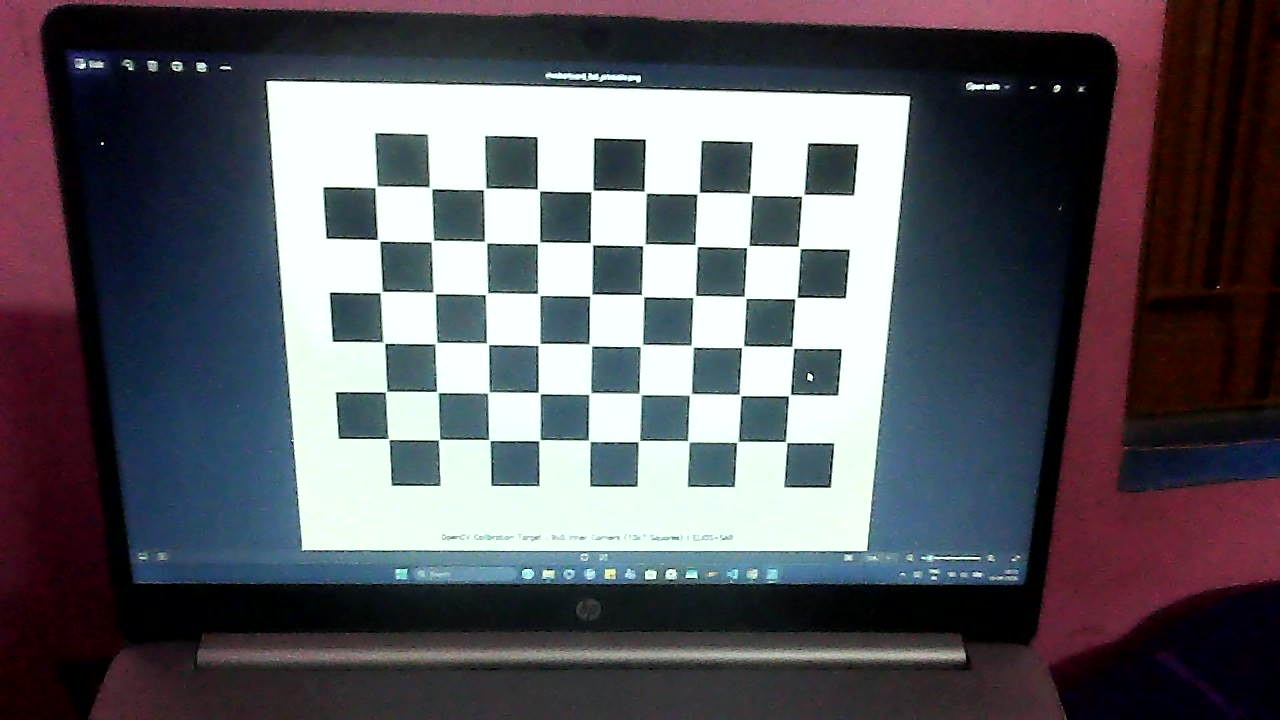
#> input picture Apriltag/calibration/calibration_images/image_00.jpg, 1280 x 720 px; its folder holds 4 pictures in this run
$ python calibrate_camera.py
#> lines starting #> are read from the running program, lines starting #| are printed output that depends on the picture
import os
import glob
import cv2
import numpy as np

# -----------------------------------------
# Configuration
# -----------------------------------------
CHECKERBOARD = (9, 6)
SQUARE_SIZE_METERS = 0.025  # 25 mm per square (for metric scale reference)

BASE_DIR = os.path.expanduser("~/Desktop/elios-apriltag")
IMAGE_DIR = os.path.join(BASE_DIR, "calibration/calibration_images")
OUTPUT_FILE = os.path.join(BASE_DIR, "calibration/camera_calibration.npz")

def main():
    print("=" * 60)
    print("ELIOS-SAR Camera Calibration")
    print("=" * 60)

    # Prepare checkerboard 3D world coordinates
    objp = np.zeros((CHECKERBOARD[0] * CHECKERBOARD[1], 3), np.float32)
    objp[:, :2] = np.mgrid[0:CHECKERBOARD[0], 0:CHECKERBOARD[1]].T.reshape(-1, 2)
    objp = objp * SQUARE_SIZE_METERS

    object_points = []
    image_points = []

    images = sorted(glob.glob(os.path.join(IMAGE_DIR, "*.jpg")))

    if len(images) == 0:
        print(f"ERROR: No calibration images found in {IMAGE_DIR}")
        print("Run 'python calibration/capture_calibration.py' to capture 20-30 images first.")
        return False

    print(f"Found {len(images)} images in {IMAGE_DIR}. Detecting corners...")

    image_size = None
    success_count = 0

    for i, filename in enumerate(images):
        image = cv2.imread(filename)
#> image is the input picture: shape (720, 1280, 3); mean B, G, R 96.2, 89.4, 91.2
        if image is None:
            print(f"[{i+1}/{len(images)}] Failed to load: {os.path.basename(filename)}")
            continue

        gray = cv2.cvtColor(image, cv2.COLOR_BGR2GRAY)
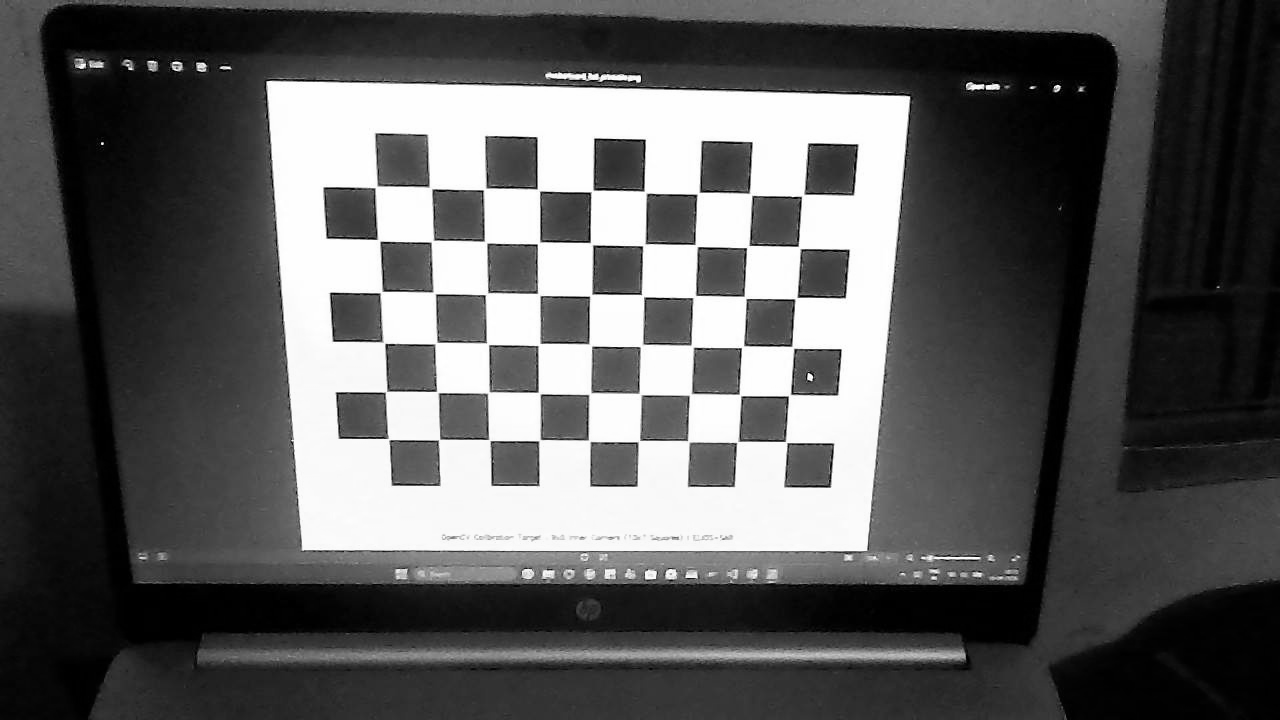
#> gray: shape (720, 1280); min 0, max 255, mean 90.7
        image_size = gray.shape[::-1]
#> image_size = (1280, 720)

        found, corners = cv2.findChessboardCorners(
            gray,
            CHECKERBOARD,
            cv2.CALIB_CB_ADAPTIVE_THRESH + cv2.CALIB_CB_NORMALIZE_IMAGE
        )
#> found = True; corners = 54 rows, first 8: [786.3, 442.3], [736.6, 442.6], [688.4, 441.5], [637.6, 442], [590.3, 441.6], [538.7, 440.9], [490.3, 440.7], [439.1, 439.5]

        if found:
            object_points.append(objp)
            refined = cv2.cornerSubPix(
                gray,
                corners,
                (11, 11),
                (-1, -1),
                (cv2.TERM_CRITERIA_EPS + cv2.TERM_CRITERIA_MAX_ITER, 30, 0.001)
            )
#> refined = 54 rows, first 8: [786.2, 441.9], [737.4, 441.8], [688.3, 441.2], [638.7, 441.2], [589, 440.6], [539.4, 440.4], [489.4, 440.1], [439, 439.6]
            image_points.append(refined)
            success_count += 1
            print(f"[{i+1}/{len(images)}] OK: {os.path.basename(filename)}")
        else:
            print(f"[{i+1}/{len(images)}] FAILED (corners not clear): {os.path.basename(filename)}")
#> pass 2 of the loop in main, `for i, filename in enumerate(images):`:
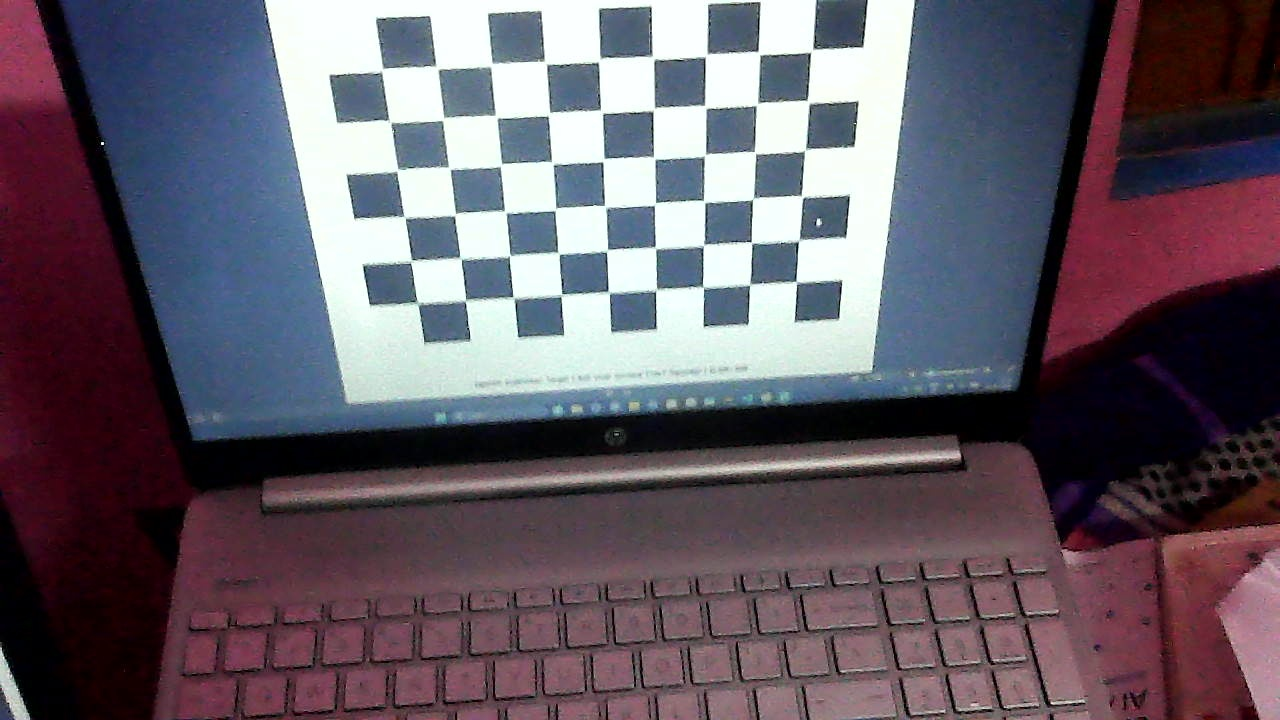
#> input picture Apriltag/calibration/calibration_images/image_01.jpg, 1280 x 720 px
#> in main, image is the input picture: shape (720, 1280, 3); mean B, G, R 101.5, 90.8, 100.5
#> in main, `gray = cv2.cvtColor(image, cv2.COLOR_BGR2GRAY)`:
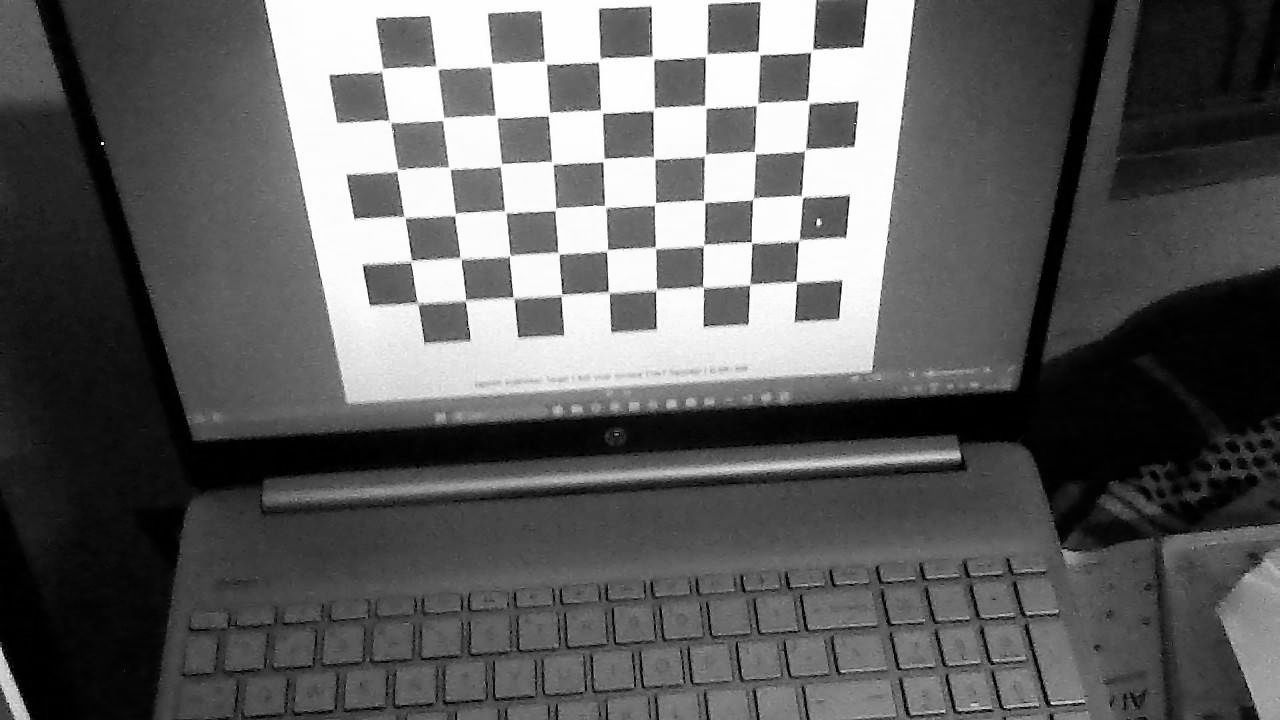
#> gray: shape (720, 1280); min 0, max 255, mean 95
#> corners = 54 rows, first 8: [795.9, 281.1], [749.5, 285.5], [703.6, 287.9], [656.9, 288.4], [607.8, 290.5], [561.5, 295.5], [512.7, 296.5], [464.8, 301.4]
#> refined = 54 rows, first 8: [796.4, 281.9], [749.5, 284.5], [702.7, 287.3], [655.9, 289.9], [608.5, 292], [561.5, 294.9], [513.7, 297.7], [465.5, 300.5]
#> pass 3 of the loop in main, `for i, filename in enumerate(images):`:
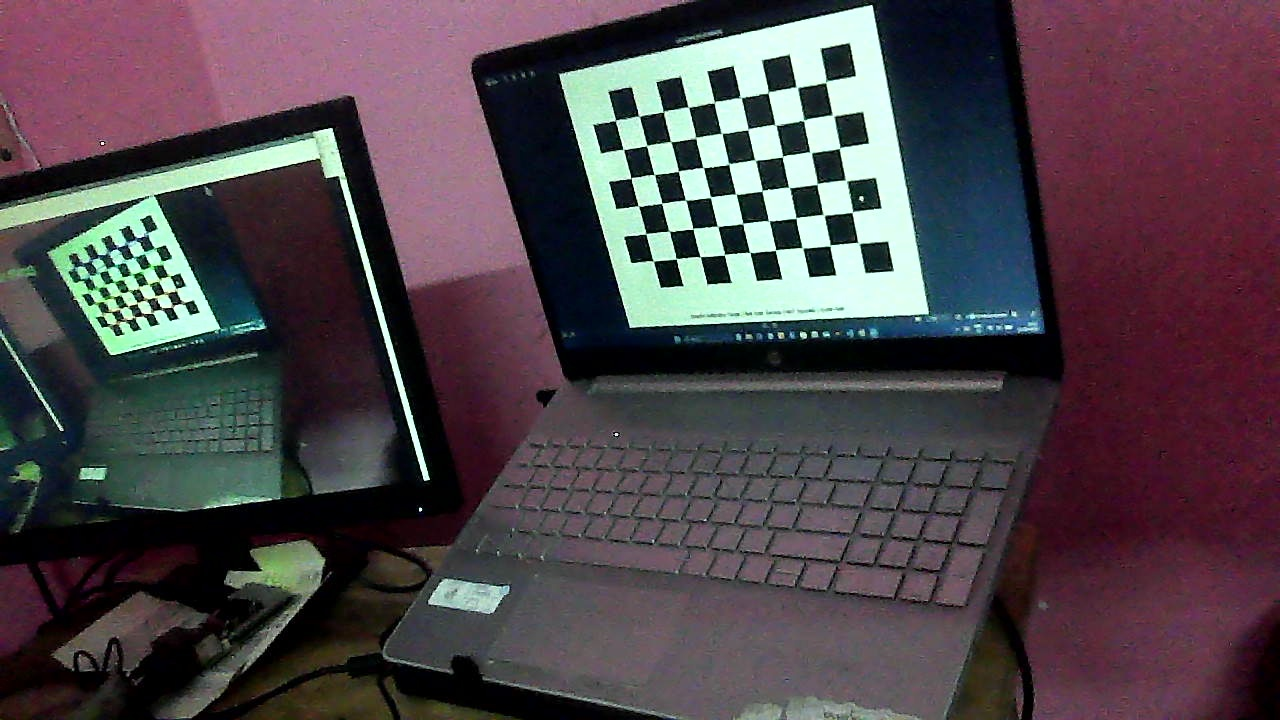
#> input picture Apriltag/calibration/calibration_images/image_02.jpg, 1280 x 720 px
#> in main, image is the input picture: shape (720, 1280, 3); mean B, G, R 74.4, 68.7, 78.7
#> in main, `gray = cv2.cvtColor(image, cv2.COLOR_BGR2GRAY)`:
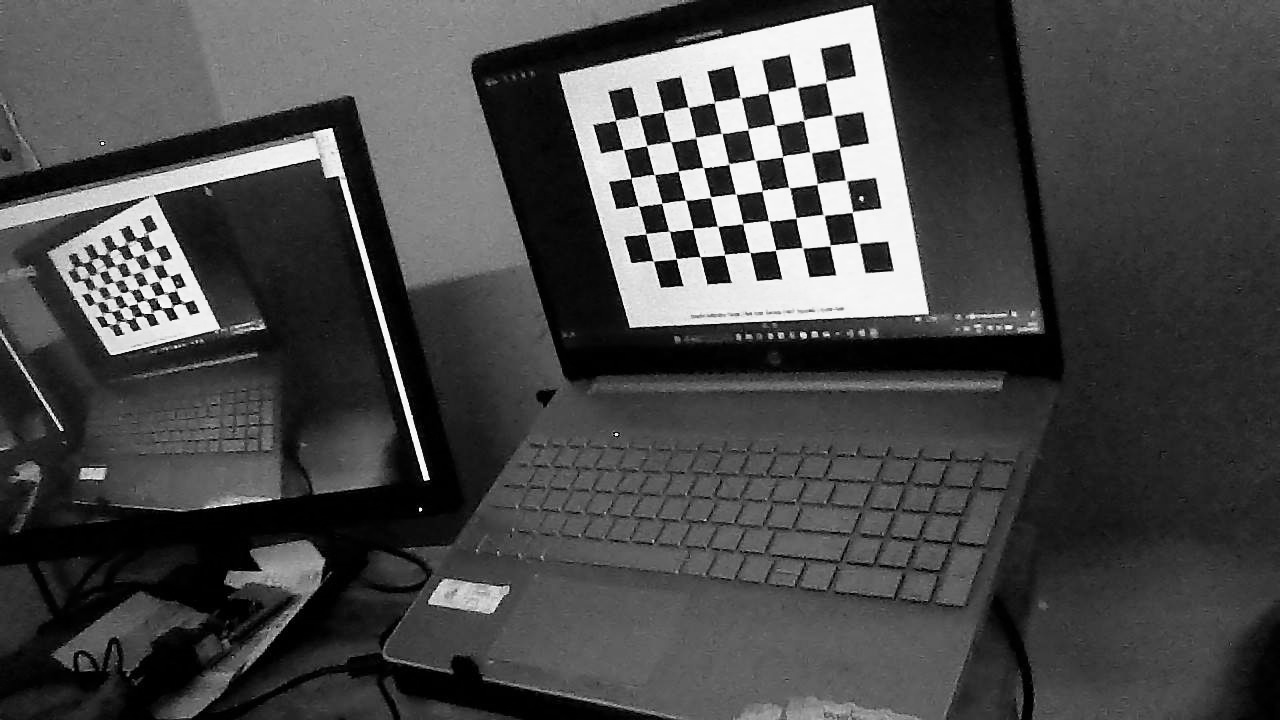
#> gray: shape (720, 1280); min 0, max 254, mean 72.4
#> corners = 54 rows, first 8: [859.4, 243.9], [830, 245.7], [802.6, 248], [775.4, 250.2], [749.9, 252.5], [724.2, 254.9], [700.3, 256.8], [676.3, 258.6]
#> refined = 54 rows, first 8: [858.4, 242.7], [830.1, 245.4], [802.5, 247.8], [775.6, 250.2], [749.8, 252.6], [724.5, 254.5], [700.1, 256.6], [676.3, 258.8]
#> the loop made 4 passes; the first 3 are shown

    print("-" * 60)
    print(f"Successfully processed {success_count} / {len(images)} images.")

    if success_count < 10:
        print("ERROR: Fewer than 10 valid images. Capture more images with varied angles and distances.")
        return False

    print("Computing camera calibration matrices...")
    ret, camera_matrix, distortion, rvecs, tvecs = cv2.calibrateCamera(
        object_points,
        image_points,
        image_size,
        None,
        None
    )

    fx = camera_matrix[0, 0]
    fy = camera_matrix[1, 1]
    cx = camera_matrix[0, 2]
    cy = camera_matrix[1, 2]

    print()
    print("=" * 60)
    print("CALIBRATION RESULTS")
    print("=" * 60)
    print(f"Reprojection Error (RMS): {ret:.4f} pixels  (Ideal: < 0.5 px)")
    print()
    print("Camera Intrinsics Matrix K:")
    print(camera_matrix)
    print()
    print(f"fx = {fx:.3f}")
    print(f"fy = {fy:.3f}")
    print(f"cx = {cx:.3f}")
    print(f"cy = {cy:.3f}")
    print()
    print("Distortion Coefficients [k1, k2, p1, p2, k3]:")
    print(distortion.ravel())
    print()

    # Save calibration file
    os.makedirs(os.path.dirname(OUTPUT_FILE), exist_ok=True)
    np.savez(
        OUTPUT_FILE,
        camera_matrix=camera_matrix,
        distortion=distortion,
        image_width=image_size[0],
        image_height=image_size[1],
        reprojection_error=ret
    )
    print(f"Calibration successfully saved to:\n  {OUTPUT_FILE}")
    print("=" * 60)
    return True

if __name__ == "__main__":
    main()
